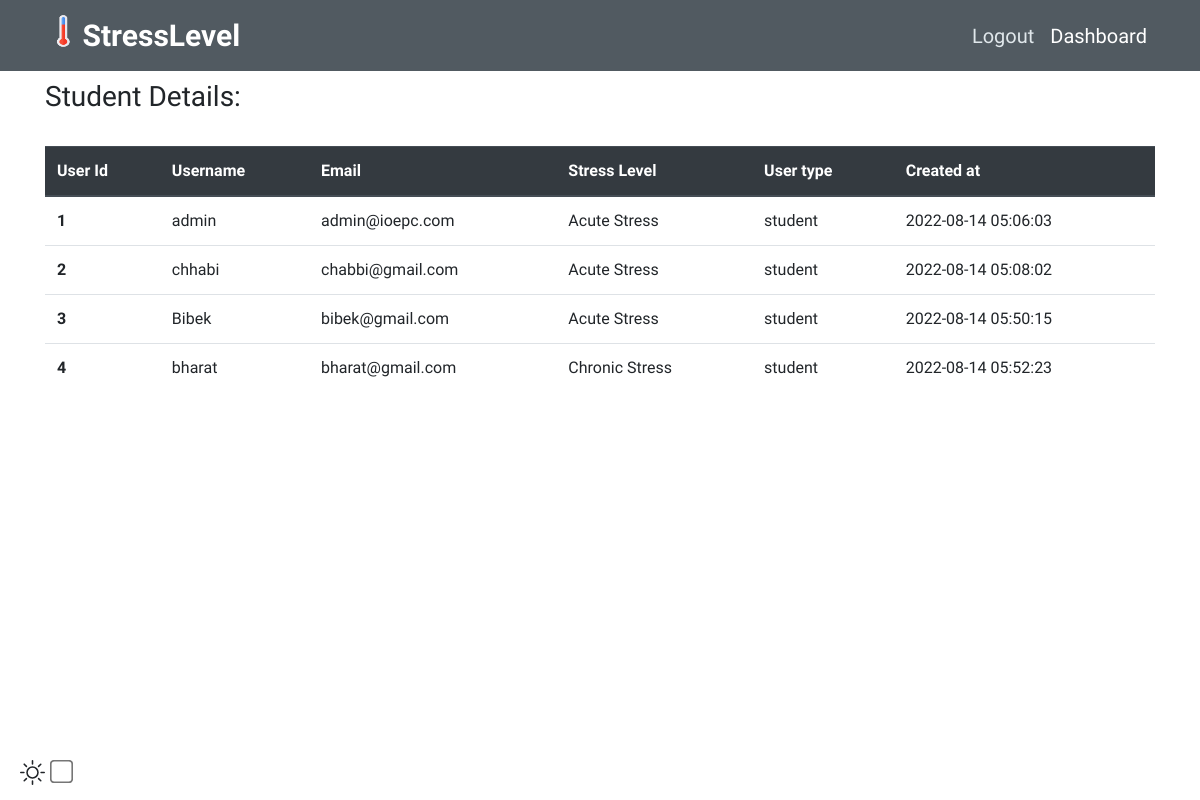
Page /view/student (signed in) on the committed database.
### stress.py (models this page shows, shortened)
class Users(db.Model, UserMixin):
    id = db.Column(db.Integer(),primary_key=True)
    username = db.Column(db.String(length=50), unique=True, nullable=False)
    email = db.Column(db.String(length=100), unique=True, nullable=False)
    password = db.Column(db.String(length=100), nullable=False)
    user_type = db.Column(db.String(length=20), nullable = False)
    stress_level = db.Column(db.String(length=100),nullable = False)
    created_at = db.Column(db.DateTime(timezone=True),server_default=func.now())

### stress.py (the view)
@app.route('/view/<type>')
@login_required
def view(type="student"):
    if type == "student":
        users = Users.query.filter_by(user_type='student').all()
    else:
        users = Users.query.filter_by(user_type='admin').all()
    return render_template('view.html',title="Students Details", users=users)

### stress.py (called while the page is built)
@login_manager.user_loader
def load_user(user_id):
    return Users.query.get(int(user_id))

### templates/view.html (shortened to what this page needs)
{% extends "layout.html" %}
{% block content %}
{% if current_user.user_type == "admin" %}
<h3>Admin Details: </h3>
{% else %}
<h3>Student Details: </h3>
{% endif %}
<table class="table">
    <thead class="thead-dark">
      <tr>
        <th scope="col">User Id</th>
        <th scope="col">Username</th>
        <th scope="col">Email</th>
        <th scope="col">Stress Level</th>
        <th scope="col">User type</th>
        <th scope="col">Created at</th>
      </tr>
    </thead>
    <tbody>
        {% for item in users %}
        <tr>
        <th scope="row">{{item.id}}</th>
        <td>{{item.username}}</td>
        <td>{{item.email}}</td>
        <td>{{item.stress_level}}</td>
        <td>{{item.user_type}}</td>
        <td>{{item.created_at}}</td>
        </tr>
        {% endfor %}
    </tbody>
  </table>
  {% endblock content %}

### templates/layout.html (shortened to what this page needs)
<!DOCTYPE html>
<html lang="en" data-bs-color-scheme>
<head>
    <link rel="stylesheet" href="https://cdn.jsdelivr.net/npm/bootstrap@4.3.1/dist/css/bootstrap.min.css">
    <link rel="stylesheet" href="{{url_for('static',filename='/styles/main.css')}}">
    <link rel="stylesheet" href="{{url_for('static',filename='/styles/form.css')}}">
</head>
<body>
    <header class="site-header " style="margin-bottom: 80px;">
        <nav class="navbar navbar-expand-md navbar-dark bg-steel fixed-top">
          <div class="container">
              <a class="navbar-brand" href="/">
              <img src="{{url_for('static',filename='images/logofinal.png')}}" width="30" height="35" class="d-inline-block align-top" alt="">
              StressLevel
            </a>
              <div class="navbar-nav me-auto">
                {% if current_user.is_authenticated %}
                <a class="nav-item nav-link" href="{{ url_for('logout') }}">Logout</a>
                <a class="nav-item nav-link active" href="{{ url_for('dashboard') }}">Dashboard</a>
                {% else %}
                <a class="nav-item nav-link" href="{{ url_for('login') }}" style="font-weight:600;">Login</a>
                <a class="nav-item nav-link" href="{{ url_for('register') }}" style="font-weight: 600;">Register</a>
                {% endif %}
              </div>
            </div>
        </nav>
    </header>
    <main role="main" class="container">
        <div class="row">
          <div class="col-md-12">
            {% block content %}{% endblock %}
          </div>
        </div>
      </main>
    <div class="form-check form-switch ms-auto mt-3 me-3" style="position:fixed;bottom:15px;left: 0;">
        <label class="form-check-label ms-3" for="lightSwitch">
        </label>
        <input class="form-check-input" style="margin-left: 10px;" type="checkbox" id="lightSwitch" />
    </div>
</body>
</html>

### static/styles/main.css (style rules this page uses)
body { margin-top:20px; font-family: 'Tajawal', sans-serif; }
#lightSwitch { transform: scale(1.8); }
.bg-steel { background-color: #515a61; }
.site-header .navbar-nav .nav-link { color: #e0e7eb; }
.site-header .navbar-nav .nav-link.active { font-weight: 500; }
.navbar-brand { font-size: 30px; font-weight: 900; }
.nav-item { font-size: 20px; }

### rows in the picture
Users: id "1", username "admin", email "admin@ioepc.com", stress_level "Acute Stress", user_type "student", created_at "2022-08-14 05:06:03"
Users: id "2", username "chhabi", email "chabbi@gmail.com", stress_level "Acute Stress", user_type "student", created_at "2022-08-14 05:08:02"
Users: id "3", username "Bibek", email "bibek@gmail.com", stress_level "Acute Stress", user_type "student", created_at "2022-08-14 05:50:15"
Users: id "4", username "bharat", email "bharat@gmail.com", stress_level "Chronic Stress", user_type "student", created_at "2022-08-14 05:52:23"
